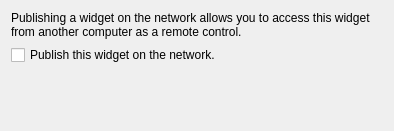
<?xml version="1.0" encoding="UTF-8"?>
<ui version="4.0">
 <class>publishWidget</class>
 <widget class="QWidget" name="publishWidget">
  <property name="geometry">
   <rect>
    <x>0</x>
    <y>0</y>
    <width>394</width>
    <height>131</height>
   </rect>
  </property>
  <property name="windowTitle">
   <string>Form</string>
  </property>
  <layout class="QVBoxLayout" name="verticalLayout">
   <item>
    <widget class="QLabel" name="label">
     <property name="text">
      <string>Publishing a widget on the network allows you to access this widget from another computer as a remote control.</string>
     </property>
     <property name="wordWrap">
      <bool>true</bool>
     </property>
    </widget>
   </item>
   <item>
    <widget class="QCheckBox" name="publishCheckbox">
     <property name="text">
      <string>Publish this widget on the network.</string>
     </property>
    </widget>
   </item>
   <item>
    <spacer name="verticalSpacer">
     <property name="orientation">
      <enum>Qt::Vertical</enum>
     </property>
     <property name="sizeHint" stdset="0">
      <size>
       <width>20</width>
       <height>40</height>
      </size>
     </property>
    </spacer>
   </item>
  </layout>
 </widget>
 <resources/>
 <connections/>
</ui>
